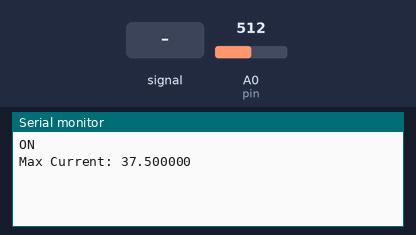
The sketch below on a simulated Arduino Uno, built with avr-gcc and run on an emulated ATmega328P. On the bench: the last lines printed to the serial monitor. The test bench sets the inputs (shaded band); at power-on: A0 (pin) = 512.

Above: at 1.2 s.
1.3 s: A0 (pin) fed a 200 Hz sine of ±81 counts around its level
At 2.7 s:
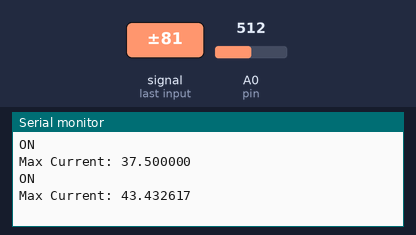
2.8 s: A0 (pin) set to 716
At 4.1 s:
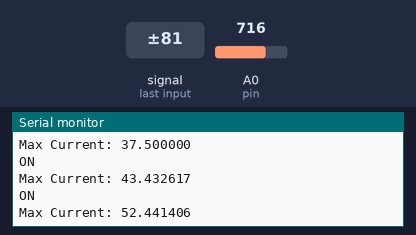
4.3 s: A0 (pin) fed a 1000 Hz sine of ±255 counts around its level
At 5.2 s:
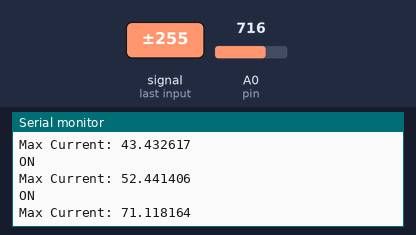
5.8 s: A0 (pin) set to 900
At 5.8 s:
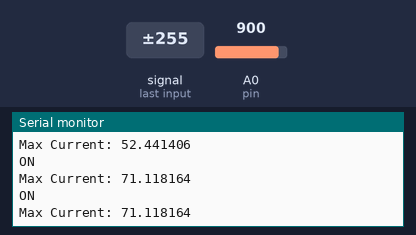
Timing chart, 0 to 8.3 s (numbered marks = the images above; inputs shaded):
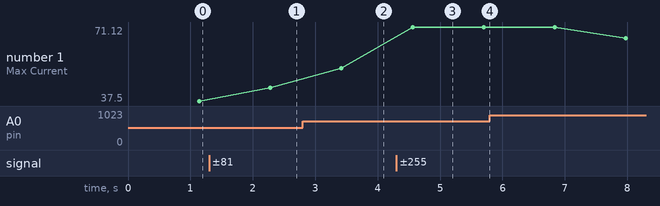

Measured:
- after the input at 1.3 s, the serial monitor: prints a new line after 0.98 s (image 1)
- after the input at 2.8 s, the serial monitor: prints a new line after 0.62 s (image 2)
- after the input at 4.3 s, the serial monitor: prints a new line after 0.26 s (image 3)
- plotted number 1: 37.5 → 43.43 after the input at 1.3 s, 43.43 → 52.44 after the input at 2.8 s, 52.44 → 71.12 after the input at 4.3 s, 71.12 → 65.92 after the input at 5.8 s

The sketch:

Curr_Sensor.ino
```cpp
void setup()
{
  Serial.begin(9600);
}

int pin = A0;
int numSamples = 8000,currzerocount=181;
float in;

String State = "OFF";

void loop()
{
  float maxcurrent = 0;

  for(int i=0;i<numSamples;i++)
  {
      in = analogRead(pin);
      float inst_curr = ((in * 5 * 15)/1024);

      if(inst_curr>maxcurrent)maxcurrent = inst_curr;
  }

  if(maxcurrent==0)currzerocount++;
  else currzerocount=0;

  if(currzerocount>180)
  {
    State = "OFF";
  }
  else
  {
    State = "ON";
  }

  Serial.println(State);

  Serial.print("Max Current: ");
  Serial.println(maxcurrent,6);
}
```
